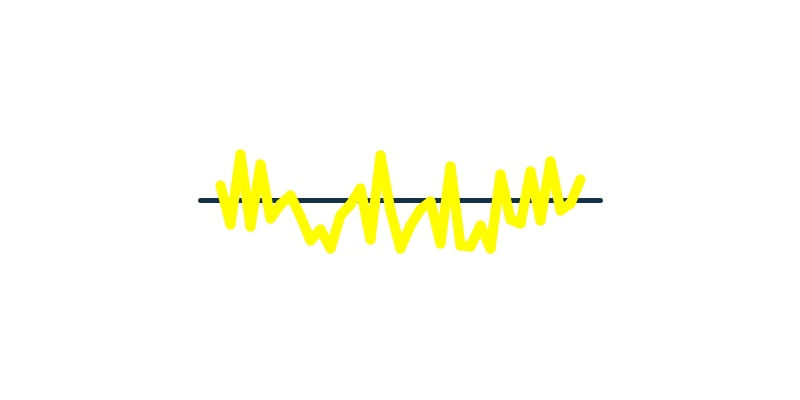
Frame 1 (no input)
Frame 60 (the mouse pressed at the canvas centre just before this capture): identical to frame 1, image omitted
Frame 120 (the mouse held since frame 60 and released just before this capture): identical to frame 1, image omitted

The Processing sketch that drew this single still picture (run headless with seeded random() and noise(); from frame 60 on, the mouse is pressed at the canvas centre):

// Processing sketch: rand_line2
// ── rand_line2.pde
int centX, centY;

void setup() {
  size(800, 400);
  smooth();
  background(255);
  stroke(20, 50, 70);
  strokeWeight(5);
  centX = width/2;
  centY = height/2;
  line(centX-200, centY, centX+200, centY);
  
  
  stroke(#FFFC00);
  strokeWeight(10);
  int step = 10;
  float lastX = -999;
  float lastY = 999;
  float y = 50;
  int borderX = 180;
  int borderY = centY + 50;
  for (int x=centX-borderX; x<=centX+borderX; x+=step) {
    y = borderY + random(height - 2*borderY);
    if (lastX > -999 && x!=centX-borderX) {
      line(x, y, lastX, lastY);
    }
    lastX = x;
    lastY = y;
  }
}

void draw() {
  
}
